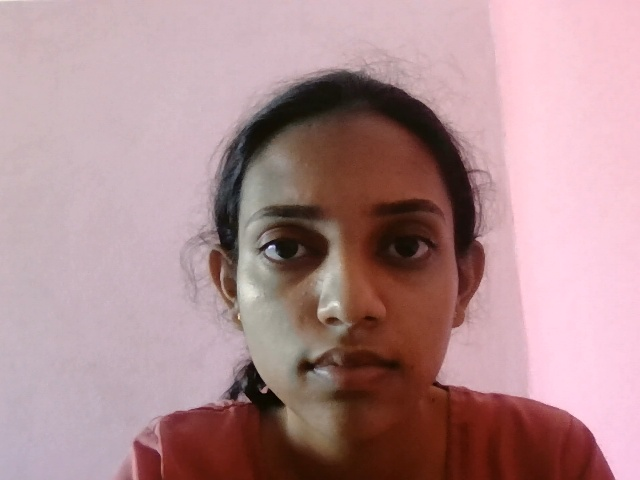
#> input picture faces/0.jpg, 640 x 480 px; its folder holds 4 pictures in this run
$ python train_faces.py
#> lines starting #> are read from the running program, lines starting #| are printed output that depends on the picture
import cv2
import os
import numpy as np

path = "faces"

recognizer = cv2.face.LBPHFaceRecognizer_create()

faces = []
labels = []
label_map = {}
current_label = 0

for file in os.listdir(path):

    img_path = os.path.join(path, file)

    label = file.split("_")[0]

    if label not in label_map:
        label_map[label] = current_label
        current_label += 1

    img = cv2.imread(img_path, cv2.IMREAD_GRAYSCALE)
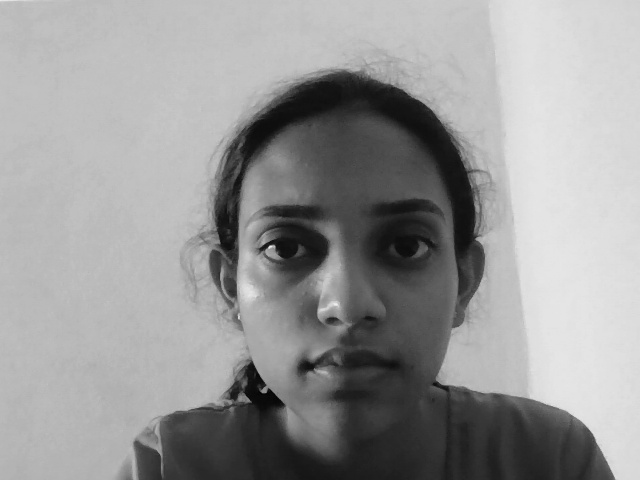
#> img: shape (480, 640); min 1, max 238, mean 152

    faces.append(img)
    labels.append(label_map[label])
#> pass 2 of the loop `for file in os.listdir(path):`:
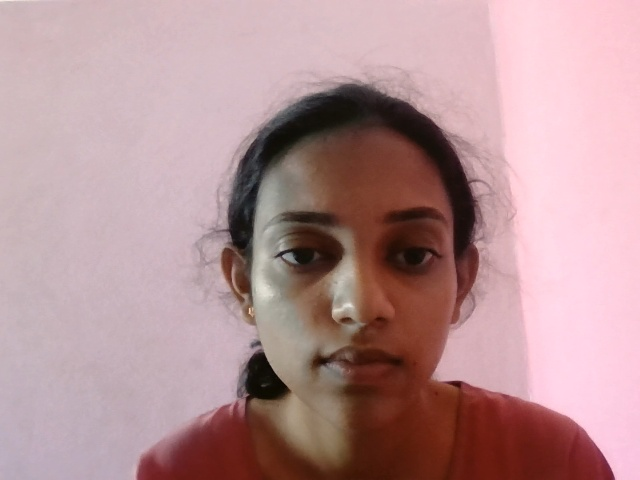
#> input picture faces/11.jpg, 640 x 480 px
#> `img = cv2.imread(img_path, cv2.IMREAD_GRAYSCALE)`:
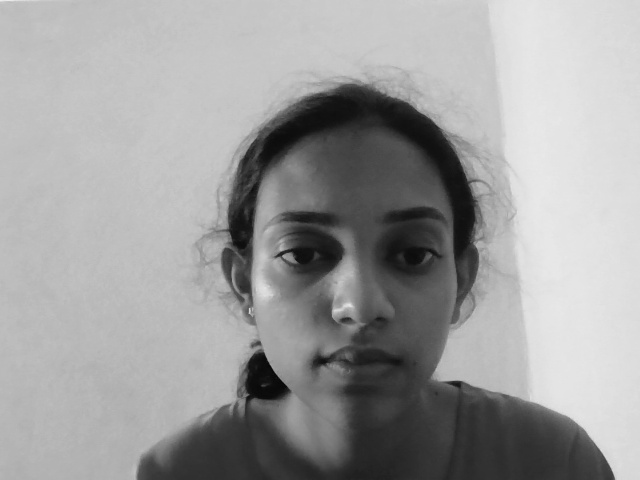
#> img: shape (480, 640); min 5, max 237, mean 157.8

recognizer.train(faces, np.array(labels))

recognizer.save("trainer.yml")

print("Training completed")
